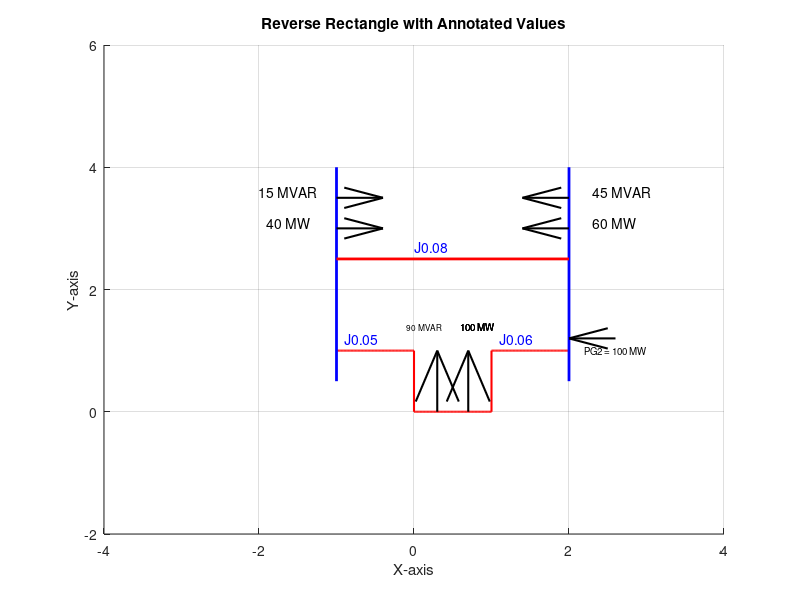

Write MATLAB code to recreate this figure.
% Define time intervals
t1 = -1:0.01:0;
t2 = 0:0.01:1;
t3 = 1:0.01:2;
t = [t1 t2 t3];

% Draw a reverse rectangle
x1 = ones(size(t1));
x2 = zeros(size(t2));
x3 = ones(size(t3));
x = [x1, x2, x3];

figure;
hold on;

% Plot the reverse rectangle
plot(t, x, 'r', 'LineWidth', 1.5);

% Draw vertical lines
xL = [-1, -1]; % Starting and ending x-coordinates
yL = [0.5, 4]; % Starting and ending y-coordinates (vertical line)
plot(xL, yL, 'b-', 'LineWidth', 2);

xL = [2, 2]; % Starting and ending x-coordinates
yL = [0.5, 4]; % Starting and ending y-coordinates (vertical line)
plot(xL, yL, 'b-', 'LineWidth', 2);

% Draw upper horizontal line
xLU = [-1, 2]; % Starting and ending x-coordinates
yLU = [2.5, 2.5]; % Starting and ending y-coordinates (horizontal line)
plot(xLU, yLU, 'r-', 'LineWidth', 2);

% Draw  horizontal arrows using quiver
quiver(-1, 3, 0.6, 0, 0, 'k', 'LineWidth', 1.5, 'MaxHeadSize', 0.5); % Arrow at y=3  - (40 MW )
quiver(-1, 3.5, 0.6, 0, 0, 'k', 'LineWidth', 1.5, 'MaxHeadSize', 0.5); % Arrow at y=3.5 -  ( 15MVAR )

% Draw mirrored arrows
quiver(2, 3, -0.6, 0, 0, 'k', 'LineWidth', 1.5, 'MaxHeadSize', 0.5); % Mirrored arrow at y=3  (60 MW)
quiver(2, 3.5, -0.6, 0, 0, 'k', 'LineWidth', 1.5, 'MaxHeadSize', 0.5); % Mirrored arrow at y=3.5  (45 MVAR)

% Draw PG2 Arrow
quiver(2.6, 1.2, -0.6, 0, 0, 'k', 'LineWidth', 1.5, 'MaxHeadSize', 0.5); % Arrow at y=3

% Draw Vertical arrows 
quiver(0.3, 0, 0, 1, 0, 'k', 'LineWidth', 1.5, 'MaxHeadSize', 0.5); % Arrow at y=3
quiver(0.7, 0, 0, 1, 0, 'k', 'LineWidth', 1.5, 'MaxHeadSize', 0.5); % Arrow at y=3.5


% Add annotations
text(-1.9, 3.1, '40 MW', 'FontSize', 10, 'Color', 'k'); % Left arrow value lower
text(-2, 3.6, '15 MVAR', 'FontSize', 10, 'Color', 'k'); % Left arrow value upper
text(2.3, 3.1, '60 MW', 'FontSize', 10, 'Color', 'k'); % Right arrow value
text(2.3, 3.6, '45 MVAR', 'FontSize', 10, 'Color', 'k'); % Right arrow value
text(-0.1, 1.4, '90 MVAR', 'FontSize', 6, 'Color', 'k'); % Right arrow value
text(0.6, 1.4, '100 MW', 'FontSize', 7, 'Color', 'k'); % Right arrow value
text(2.2, 1, 'PG2 = 100 MW', 'FontSize', 7, 'Color', 'k'); % Right arrow value
% write text of z values
text(0.6, 1.4, '100 MW', 'FontSize', 7, 'Color', 'k'); % Right arrow value
text(0.6, 1.4, '100 MW', 'FontSize', 7, 'Color', 'k'); % Right arrow value
text(0.6, 1.4, '100 MW', 'FontSize', 7, 'Color', 'k'); % Right arrow value
% Node labels
text(0, 2.7, 'J0.08', 'FontSize', 10, 'Color', 'b');
text(-0.9, 1.2, 'J0.05', 'FontSize', 10, 'Color', 'b');
text(1.1, 1.2, 'J0.06', 'FontSize', 10, 'Color', 'b');

% Add grid, labels, and title
axis([-4 4 -2 6]);
grid on;
xlabel('X-axis');
ylabel('Y-axis');
title('Reverse Rectangle with Annotated Values');
hold off;
